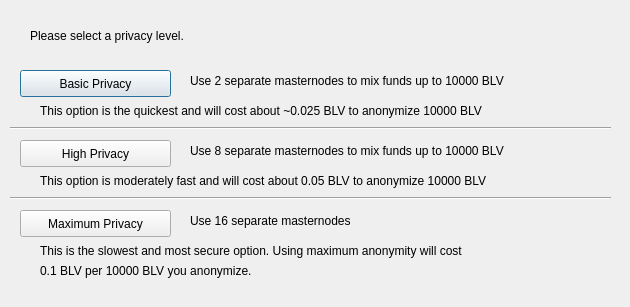
<?xml version="1.0" encoding="UTF-8"?>
<ui version="4.0">
 <class>ObfuscationConfig</class>
 <widget class="QDialog" name="ObfuscationConfig">
  <property name="geometry">
   <rect>
    <x>0</x>
    <y>0</y>
    <width>630</width>
    <height>307</height>
   </rect>
  </property>
  <property name="windowTitle">
   <string>Configure Obfuscation</string>
  </property>
  <widget class="QPushButton" name="buttonBasic">
   <property name="geometry">
    <rect>
     <x>20</x>
     <y>70</y>
     <width>151</width>
     <height>27</height>
    </rect>
   </property>
   <property name="text">
    <string>Basic Privacy</string>
   </property>
  </widget>
  <widget class="QPushButton" name="buttonHigh">
   <property name="geometry">
    <rect>
     <x>20</x>
     <y>140</y>
     <width>151</width>
     <height>27</height>
    </rect>
   </property>
   <property name="text">
    <string>High Privacy</string>
   </property>
  </widget>
  <widget class="QPushButton" name="buttonMax">
   <property name="geometry">
    <rect>
     <x>20</x>
     <y>210</y>
     <width>151</width>
     <height>27</height>
    </rect>
   </property>
   <property name="text">
    <string>Maximum Privacy</string>
   </property>
  </widget>
  <widget class="QLabel" name="label">
   <property name="geometry">
    <rect>
     <x>30</x>
     <y>20</y>
     <width>571</width>
     <height>31</height>
    </rect>
   </property>
   <property name="text">
    <string>Please select a privacy level.</string>
   </property>
  </widget>
  <widget class="QLabel" name="label_2">
   <property name="geometry">
    <rect>
     <x>190</x>
     <y>70</y>
     <width>421</width>
     <height>21</height>
    </rect>
   </property>
   <property name="text">
    <string>Use 2 separate masternodes to mix funds up to 10000 BLV</string>
   </property>
  </widget>
  <widget class="QLabel" name="label_3">
   <property name="geometry">
    <rect>
     <x>190</x>
     <y>140</y>
     <width>411</width>
     <height>21</height>
    </rect>
   </property>
   <property name="text">
    <string>Use 8 separate masternodes to mix funds up to 10000 BLV</string>
   </property>
  </widget>
  <widget class="QLabel" name="label_4">
   <property name="geometry">
    <rect>
     <x>190</x>
     <y>210</y>
     <width>421</width>
     <height>21</height>
    </rect>
   </property>
   <property name="text">
    <string>Use 16 separate masternodes</string>
   </property>
  </widget>
  <widget class="QLabel" name="label_6">
   <property name="geometry">
    <rect>
     <x>40</x>
     <y>100</y>
     <width>561</width>
     <height>21</height>
    </rect>
   </property>
   <property name="text">
    <string>This option is the quickest and will cost about ~0.025 BLV to anonymize 10000 BLV</string>
   </property>
  </widget>
  <widget class="QLabel" name="label_7">
   <property name="geometry">
    <rect>
     <x>40</x>
     <y>170</y>
     <width>561</width>
     <height>21</height>
    </rect>
   </property>
   <property name="text">
    <string>This option is moderately fast and will cost about 0.05 BLV to anonymize 10000 BLV</string>
   </property>
  </widget>
  <widget class="QLabel" name="label_8">
   <property name="geometry">
    <rect>
     <x>40</x>
     <y>240</y>
     <width>561</width>
     <height>21</height>
    </rect>
   </property>
   <property name="text">
    <string>This is the slowest and most secure option. Using maximum anonymity will cost</string>
   </property>
  </widget>
  <widget class="QLabel" name="label_9">
   <property name="geometry">
    <rect>
     <x>40</x>
     <y>260</y>
     <width>561</width>
     <height>21</height>
    </rect>
   </property>
   <property name="text">
    <string>0.1 BLV per 10000 BLV you anonymize.</string>
   </property>
  </widget>
  <widget class="Line" name="line">
   <property name="geometry">
    <rect>
     <x>10</x>
     <y>120</y>
     <width>601</width>
     <height>16</height>
    </rect>
   </property>
   <property name="orientation">
    <enum>Qt::Horizontal</enum>
   </property>
  </widget>
  <widget class="Line" name="line_2">
   <property name="geometry">
    <rect>
     <x>10</x>
     <y>190</y>
     <width>601</width>
     <height>16</height>
    </rect>
   </property>
   <property name="orientation">
    <enum>Qt::Horizontal</enum>
   </property>
  </widget>
 </widget>
 <resources/>
 <connections/>
</ui>
